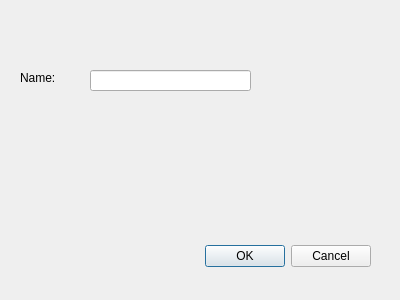
<?xml version="1.0" encoding="UTF-8"?>
<ui version="4.0">
 <class>Delete_Dialog</class>
 <widget class="QDialog" name="Delete_Dialog">
  <property name="geometry">
   <rect>
    <x>0</x>
    <y>0</y>
    <width>400</width>
    <height>300</height>
   </rect>
  </property>
  <property name="windowTitle">
   <string>Dialog</string>
  </property>
  <widget class="QDialogButtonBox" name="buttonBox">
   <property name="geometry">
    <rect>
     <x>30</x>
     <y>240</y>
     <width>341</width>
     <height>32</height>
    </rect>
   </property>
   <property name="orientation">
    <enum>Qt::Orientation::Horizontal</enum>
   </property>
   <property name="standardButtons">
    <set>QDialogButtonBox::StandardButton::Cancel|QDialogButtonBox::StandardButton::Ok</set>
   </property>
  </widget>
  <widget class="QLabel" name="label">
   <property name="geometry">
    <rect>
     <x>20</x>
     <y>70</y>
     <width>58</width>
     <height>15</height>
    </rect>
   </property>
   <property name="text">
    <string>Name:</string>
   </property>
  </widget>
  <widget class="QLineEdit" name="Name">
   <property name="geometry">
    <rect>
     <x>90</x>
     <y>70</y>
     <width>161</width>
     <height>21</height>
    </rect>
   </property>
  </widget>
 </widget>
 <resources/>
 <connections>
  <connection>
   <sender>buttonBox</sender>
   <signal>accepted()</signal>
   <receiver>Delete_Dialog</receiver>
   <slot>accept()</slot>
   <hints>
    <hint type="sourcelabel">
     <x>248</x>
     <y>254</y>
    </hint>
    <hint type="destinationlabel">
     <x>157</x>
     <y>274</y>
    </hint>
   </hints>
  </connection>
  <connection>
   <sender>buttonBox</sender>
   <signal>rejected()</signal>
   <receiver>Delete_Dialog</receiver>
   <slot>reject()</slot>
   <hints>
    <hint type="sourcelabel">
     <x>316</x>
     <y>260</y>
    </hint>
    <hint type="destinationlabel">
     <x>286</x>
     <y>274</y>
    </hint>
   </hints>
  </connection>
 </connections>
</ui>
